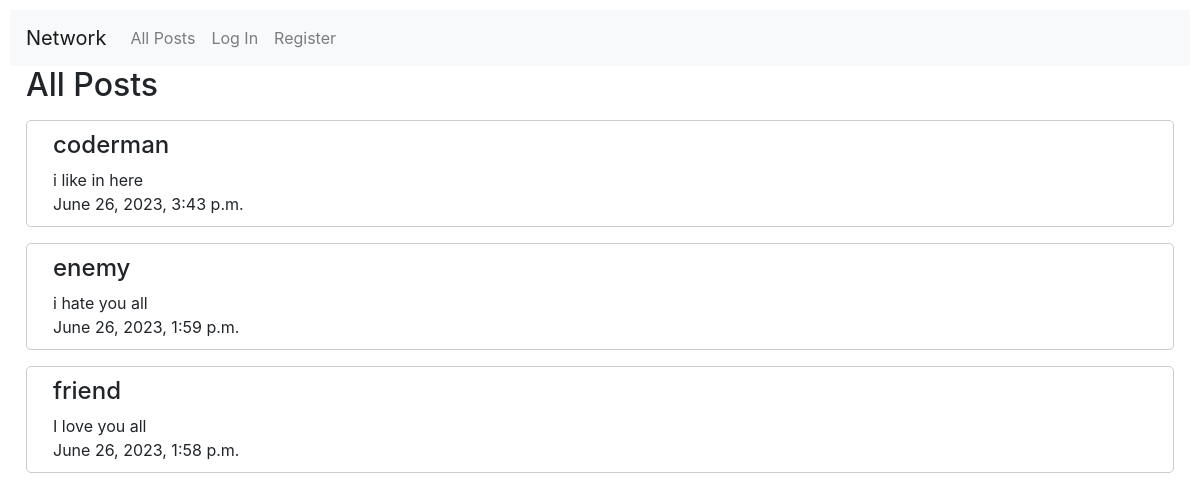
/, run on an earlier commit of the app's database.
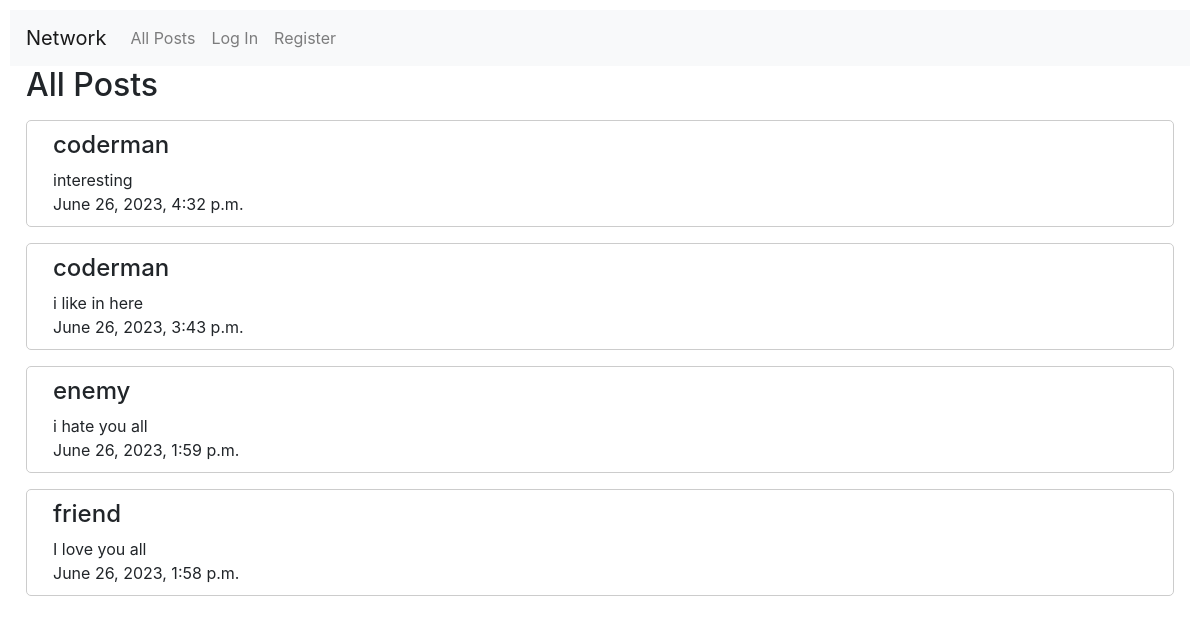
And on a later commit of the database.
### network/models.py (models this page shows)
class Post(models.Model):
    user = models.ForeignKey(
        User, on_delete=models.CASCADE, default=None, related_name="post"
    )
    created_at = models.DateTimeField(default=timezone.now)
    text = models.TextField(default="")

class User(AbstractUser):
    pass

### network/views.py (the view)
# urls.py: path("", views.index, name="index"),
def index(request):
    allPosts = Post.objects.all().order_by("created_at").reverse()
    return render(request, "network/index.html", {"allPosts": allPosts})

### network/templates/network/index.html (shortened to what this page needs)
{% extends "network/layout.html" %}
{% block body %}
<h2 class="ml-3">All Posts</h2>
<div>
    {% for post in allPosts%}
    <div class="new-post mt-3">
        <h4 class="ml-3">{{post.user}}</h4>
        <p class="ml-3">{{post.text}}</p>
        <p class="ml-3">{{post.created_at}}</p>
    </div>
    {% endfor %}
</div>
{% endblock %}

### network/templates/network/layout.html (shortened to what this page needs)
{% load static %}
<!DOCTYPE html>
<html lang="en">
<head>
    <link rel="stylesheet" href="https://stackpath.bootstrapcdn.com/bootstrap/4.4.1/css/bootstrap.min.css"
>
    <link href="{% static 'network/styles.css' %}" rel="stylesheet">
</head>
<body>
    <nav class="navbar navbar-expand-lg navbar-light bg-light">
        <a class="navbar-brand" href="#">Network</a>
        <div>
            <ul class="navbar-nav mr-auto">
                <li class="nav-item">
                    <a class="nav-link" href="{% url 'index' %}">All Posts</a>
                </li>
                {% if user.is_authenticated %}
                <li class="nav-item">
                    <a class="nav-link" href="#">Following</a>
                </li>
                <li class="nav-item">
                    <a class="nav-link" href="{% url 'logout' %}">Log Out</a>
                </li>
                {% else %}
                <li class="nav-item">
                    <a class="nav-link" href="{% url 'login' %}">Log In</a>
                </li>
                <li class="nav-item">
                    <a class="nav-link" href="{% url 'register' %}">Register</a>
                </li>
                {% endif %}
            </ul>
        </div>
    </nav>
    <div class="body">
        {% block body %}
        {% endblock %}
    </div>
</body>
</html>

### network/static/network/styles.css (style rules this page uses)
:root { --blue-main-color: #007bff; }
body { padding: 10px; }
.new-post { border: 1px solid #ccc; padding: 10px; margin: 0 1rem; border-radius: 5px; }
p { margin-bottom: 0; }

What changed in the data, as far as the page shows it:
added Post: user "coderman", text "interesting", created_at "June 26, 2023, 4:32 p.m."
